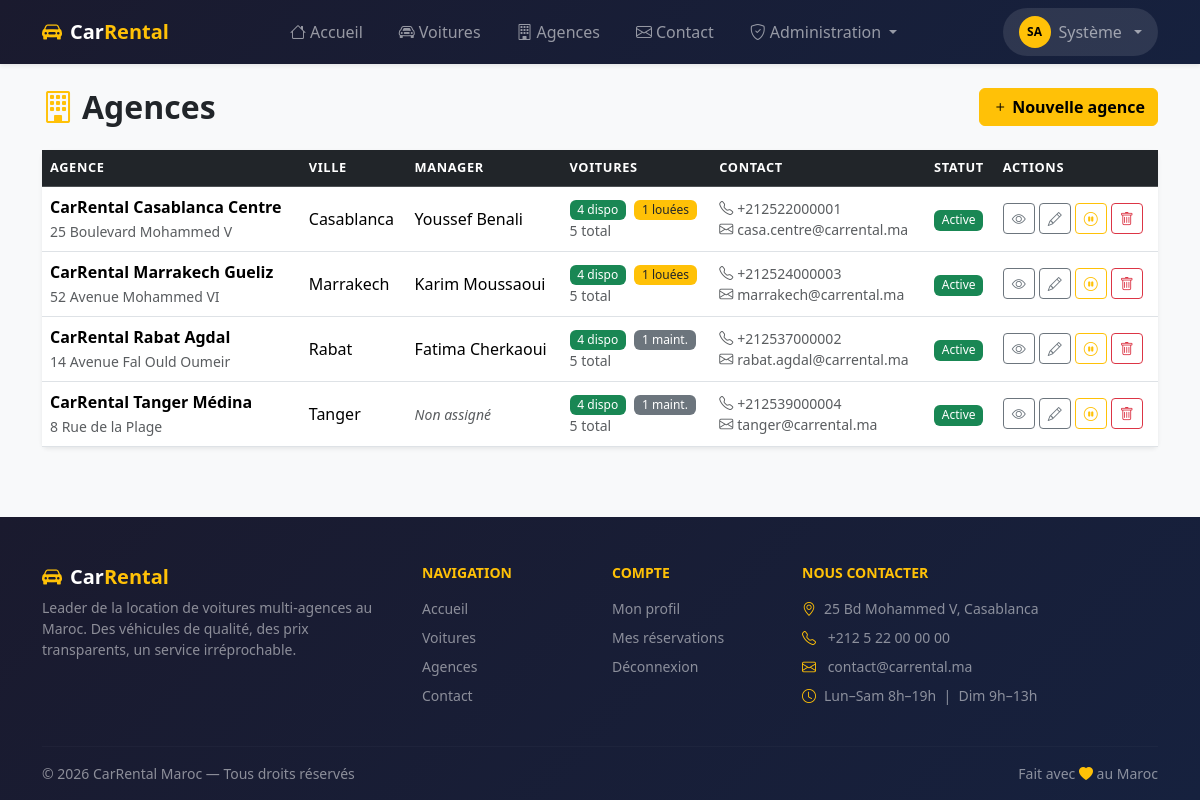
The page /admin/agencies (signed in) on the database its author committed.
### tables this page shows
CREATE TABLE agencies (
    id          INT UNSIGNED    NOT NULL AUTO_INCREMENT,
    manager_id  INT UNSIGNED    NULL,
    nom         VARCHAR(150)    NOT NULL,
    adresse     VARCHAR(255)    NOT NULL,
    ville       VARCHAR(100)    NOT NULL,
    code_postal VARCHAR(10)     NULL,
    pays        VARCHAR(100)    NOT NULL DEFAULT 'Maroc',
    telephone   VARCHAR(20)     NULL,
    email       VARCHAR(191)    NULL,
    description TEXT            NULL,
    logo        VARCHAR(255)    NULL,
    actif       TINYINT(1)      NOT NULL DEFAULT 1,
    created_at  TIMESTAMP       NOT NULL DEFAULT CURRENT_TIMESTAMP,
    updated_at  TIMESTAMP       NOT NULL DEFAULT CURRENT_TIMESTAMP
                                ON UPDATE CURRENT_TIMESTAMP,
    PRIMARY KEY (id),
    UNIQUE KEY uq_agencies_email (email),
    INDEX idx_agencies_ville (ville),
    INDEX idx_agencies_actif (actif),
    CONSTRAINT fk_agencies_manager
        FOREIGN KEY (manager_id) REFERENCES users (id)
        ON DELETE SET NULL ON UPDATE CASCADE
);

CREATE TABLE users (
    id          INT UNSIGNED    NOT NULL AUTO_INCREMENT,
    nom         VARCHAR(100)    NOT NULL,
    prenom      VARCHAR(100)    NOT NULL,
    email       VARCHAR(191)    NOT NULL,
    password    VARCHAR(255)    NOT NULL,
    role        ENUM('client', 'agency_manager', 'super_manager')
                                NOT NULL DEFAULT 'client',
    telephone   VARCHAR(20)     NULL,
    avatar      VARCHAR(255)    NULL,
    actif       TINYINT(1)      NOT NULL DEFAULT 1,
    created_at  TIMESTAMP       NOT NULL DEFAULT CURRENT_TIMESTAMP,
    updated_at  TIMESTAMP       NOT NULL DEFAULT CURRENT_TIMESTAMP
                                ON UPDATE CURRENT_TIMESTAMP,
    PRIMARY KEY (id),
    UNIQUE KEY uq_users_email (email),
    INDEX idx_users_role (role),
    INDEX idx_users_actif (actif)
);

### app/Controllers/AgencyController.php (called while the page is built, shortened)
<?php
class AgencyController extends Controller
{
    private Agency $agencyModel;
    public function __construct()
    {
        $this->agencyModel = new Agency();
    }
    public function index(): void
    {
        $agencies = $this->agencyModel->withCarCount();
        $this->render('agencies/index', [
            'agencies' => $agencies,
            'flash'    => $this->getFlash(),
        ]);
    }
}

### core/App.php (called while the page is built, shortened)
<?php
class App
{
    private Router $router;
    public function __construct()
    {
        $this->router = new Router();
    }
    public function run(): void
    {
        $this->router->dispatch(
            $_SERVER['REQUEST_METHOD'],
            $_SERVER['REQUEST_URI']
        );
    }
}

### public/index.php (called while the page is built, shortened)
<?php
$config = require BASE_PATH . '/config/app.php';
(new \App\Core\App())->run();

### core/Database.php (called while the page is built, shortened)
<?php
class Database
{
    private static ?PDO $instance = null;
    public static function getInstance(): PDO
    {
        if (self::$instance === null) {
            $config = require BASE_PATH . '/config/database.php';
            $dsn = sprintf(
                'mysql:host=%s;port=%s;dbname=%s;charset=utf8mb4',
                $config['host'],
                $config['port'] ?? 3306,
                $config['database']
            );
            try {
                self::$instance = new PDO($dsn, $config['username'], $config['password'], [
                    PDO::ATTR_ERRMODE            => PDO::ERRMODE_EXCEPTION,
                    PDO::ATTR_DEFAULT_FETCH_MODE => PDO::FETCH_ASSOC,
                    PDO::ATTR_EMULATE_PREPARES   => false,
                ]);
            } catch (PDOException $e) {
                error_log('[DB] ' . $e->getMessage());
                http_response_code(500);
                die('Erreur de connexion à la base de données.');
            }
        }
        return self::$instance;
    }
}

### core/Model.php (called while the page is built, shortened)
<?php
abstract class Model
{
    protected PDO    $db;
    public function __construct()
    {
        $this->db = Database::getInstance();
    }
    public function query(string $sql, array $params = []): array
    {
        $stmt = $this->db->prepare($sql);
        $stmt->execute($params);
        return $stmt->fetchAll();
    }
}

### app/Models/Agency.php (called while the page is built, shortened)
<?php
class Agency extends Model
{
    public function withCarCount(): array
    {
        return $this->query(
            "SELECT a.*,
                    u.nom       AS manager_nom,
                    u.prenom    AS manager_prenom,
                    COUNT(c.id)                                          AS total_cars,
                    SUM(c.statut = 'disponible')                         AS cars_disponibles,
                    SUM(c.statut = 'louee')                              AS cars_louees,
                    SUM(c.statut = 'maintenance')                        AS cars_maintenance
             FROM agencies a
             LEFT JOIN cars c ON c.agency_id = a.id
             LEFT JOIN users u ON u.id = a.manager_id
             GROUP BY a.id
             ORDER BY a.nom"
        );
    }
}

### app/Views/agencies/index.php (the view, shortened to what this page needs)
<div class="d-flex justify-content-between align-items-center mb-4">
    <h2 class="fw-bold mb-0"><i class="bi bi-building text-warning me-2"></i>Agences</h2>
    <a href="/admin/agencies/create" class="btn btn-warning fw-bold">
        <i class="bi bi-plus me-1"></i>Nouvelle agence
    </a>
</div>
<div class="card shadow-sm">
    <div class="table-responsive">
        <table class="table table-hover align-middle mb-0">
            <thead class="table-dark">
                <tr>
                    <th>Agence</th>
                    <th>Ville</th>
                    <th>Manager</th>
                    <th>Voitures</th>
                    <th>Contact</th>
                    <th>Statut</th>
                    <th>Actions</th>
                </tr>
            </thead>
            <tbody>
                <?php foreach ($agencies as $a): ?>
                    <tr class="<?= !$a['actif'] ? 'table-secondary text-muted' : '' ?>">
                        <td>
                            <strong><?= htmlspecialchars($a['nom']) ?></strong><br>
                            <small class="text-muted"><?= htmlspecialchars($a['adresse']) ?></small>
                        </td>
                        <td><?= htmlspecialchars($a['ville']) ?></td>
                        <td>
                            <?php if ($a['manager_nom']): ?>
                                <?= htmlspecialchars($a['manager_prenom'].' '.$a['manager_nom']) ?>
                            <?php else: ?>
                                <span class="text-muted fst-italic small">Non assigné</span>
                            <?php endif; ?>
                        </td>
                        <td>
                            <span class="badge bg-success me-1"><?= $a['cars_disponibles'] ?> dispo</span>
                            <?php if ($a['cars_louees'] > 0): ?>
                                <span class="badge bg-warning text-dark"><?= $a['cars_louees'] ?> louées</span>
                            <?php endif; ?>
                            <?php if ($a['cars_maintenance'] > 0): ?>
                                <span class="badge bg-secondary"><?= $a['cars_maintenance'] ?> maint.</span>
                            <?php endif; ?>
                            <div class="small text-muted"><?= $a['total_cars'] ?> total</div>
                        </td>
                        <td class="small text-muted">
                            <?php if ($a['telephone']): ?>
                                <div><i class="bi bi-telephone me-1"></i><?= htmlspecialchars($a['telephone']) ?></div>
                            <?php endif; ?>
                            <?php if ($a['email']): ?>
                                <div><i class="bi bi-envelope me-1"></i><?= htmlspecialchars($a['email']) ?></div>
                            <?php endif; ?>
                        </td>
                        <td>
                            <span class="badge bg-<?= $a['actif'] ? 'success':'secondary' ?>">
                                <?= $a['actif'] ? 'Active':'Inactive' ?>
                            </span>
                        </td>
                        <td>
                            <div class="d-flex gap-1">
                                <a href="/admin/agencies/<?= $a['id'] ?>" class="btn btn-outline-secondary btn-sm" title="Voir">
                                    <i class="bi bi-eye"></i>
                                </a>
                                <a href="/admin/agencies/<?= $a['id'] ?>/edit" class="btn btn-outline-secondary btn-sm" title="Modifier">
                                    <i class="bi bi-pencil"></i>
                                </a>
                                <form method="POST" action="/admin/agencies/<?= $a['id'] ?>/toggle" class="d-inline">
                                    <button class="btn btn-sm btn-outline-<?= $a['actif'] ? 'warning':'success' ?>" title="<?= $a['actif'] ? 'Désactiver':'Activer' ?>">
                                        <i class="bi bi-<?= $a['actif'] ? 'pause-circle':'play-circle' ?>"></i>
                                    </button>
                                </form>
                                <form method="POST" action="/admin/agencies/<?= $a['id'] ?>/delete" class="d-inline"
                                      onsubmit="return confirm('Supprimer cette agence et toutes ses voitures ?')">
                                    <button class="btn btn-outline-danger btn-sm" title="Supprimer">
                                        <i class="bi bi-trash"></i>
                                    </button>
                                </form>
                            </div>
                        </td>
                    </tr>
                <?php endforeach; ?>
            </tbody>
        </table>
    </div>
</div>

### core/Router.php (shortened to what this page needs)
<?php
class Router
{
    private array $routes = [];
    private function add(string $method, string $path, string $controller, string $action): void
    {
        $this->routes[] = [
            'method'     => $method,
            'pattern'    => $this->pathToRegex($path),
            'controller' => $controller,
            'action'     => $action,
            'params'     => $this->extractParamNames($path),
        ];
    }
    public function dispatch(string $method, string $uri): void
    {
        $uri = '/' . trim(strtok($uri, '?'), '/');
        foreach ($this->routes as $route) {
            if ($route['method'] !== $method) continue;
            if (preg_match($route['pattern'], $uri, $matches)) {
                $params = $this->extractParams($route['params'], $matches);
                $this->call($route['controller'], $route['action'], $params);
                return;
            }
        }
    }
    private function call(string $fqcn, string $action, array $params): void
    {
        $controller = new $fqcn();
        call_user_func_array([$controller, $action], $params);
    }
    private function pathToRegex(string $path): string
    {
        $pattern = preg_replace('/\{[a-z_]+\}/', '([0-9]+)', $path);
        return '#^' . $pattern . '$#';
    }
    private function extractParamNames(string $path): array
    {
        preg_match_all('/\{([a-z_]+)\}/', $path, $matches);
        return $matches[1];
    }
    private function extractParams(array $names, array $matches): array
    {
        $params = [];
        return array_values($params);
    }
}

### public/assets/css/app.css (style rules this page uses)
:root { --cr-yellow: #FFC107; --cr-dark: #212529; }
body { background-color: #f8f9fa; }
a { color: var(--cr-yellow); }
.table thead th { font-size: .8rem; text-transform: uppercase; letter-spacing: .05em; }
.badge { font-weight: 500; }
.btn-warning { color: #000; }
.card { border: none; }

### rows shown on the page
agencies: nom "CarRental Casablanca Centre", adresse "25 Boulevard Mohammed V", ville "Casablanca", manager.nom "Youssef Benali", cars_disponibles "4", cars_louees "1", total_cars "5", telephone "+212522000001", email "casa.centre@carrental.ma", actif "Active"
agencies: nom "CarRental Marrakech Gueliz", adresse "52 Avenue Mohammed VI", ville "Marrakech", manager.nom "Karim Moussaoui", cars_disponibles "4", cars_louees "1", total_cars "5", telephone "+212524000003", email "marrakech@carrental.ma", actif "Active"
agencies: nom "CarRental Rabat Agdal", adresse "14 Avenue Fal Ould Oumeir", ville "Rabat", manager.nom "Fatima Cherkaoui", cars_disponibles "4", cars_maintenance "1", total_cars "5", telephone "+212537000002", email "rabat.agdal@carrental.ma", actif "Active"
agencies: nom "CarRental Tanger Médina", adresse "8 Rue de la Plage", ville "Tanger", shows "Non assigné", cars_disponibles "4", cars_maintenance "1", total_cars "5", telephone "+212539000004", email "tanger@carrental.ma", actif "Active"
